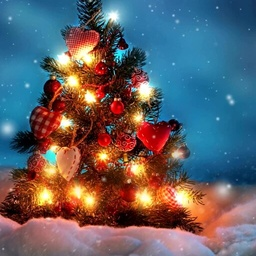
#> input picture test.jpg, 256 x 256 px, shrunk from 512 x 512 before the run, given in place of test2.jpg, which was not available; the run also reads 1 picture not shown here
$ python main.py
#> lines starting #> are read from the running program, lines starting #| are printed output that depends on the picture; pictures that were not available may be replaced by others from this repository, and a replacement may not be noted
import numpy as np
import cv2
from PIL import Image


img = cv2.imread("test2.jpg") #оригинальная картинка
#> img is the input picture: shape (256, 256, 3); mean B, G, R 103.5, 96.9, 98.2
coreimg = cv2.imread("mask.jpg") #маска

b,g,r = cv2.split(img)
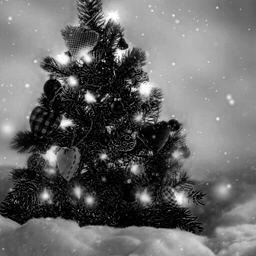
#> b: shape (256, 256); min 0, max 255, mean 103.5
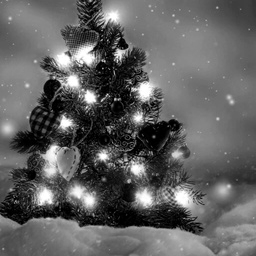
#> g: shape (256, 256); min 0, max 255, mean 96.9
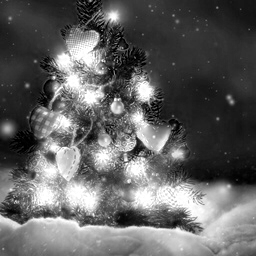
#> r: shape (256, 256); min 0, max 255, mean 98.2
n = len(b)
#> n = 256
n1 = len(b[0])
#> n1 = 256
print(n, n1)
#| 256 256
gr, q,q = cv2.split(coreimg)
keyn = len(gr)
#> keyn = 10


b_final = [[0] * (n1) for i in range(n)]
#> b_final = 256 items
g_final = [[0] * (n1) for i in range(n)]
#> g_final = 256 items
r_final = [[0] * (n1) for i in range(n)]
#> r_final = 256 items


gr = [[round(abs(j-255)/255) for j in i] for i in gr]
#> gr = 10 items, first 6: [0, 0, 0, 1, 1, 1, 1, 0, 0, 0], [0, 0, 1, 1, 1, 1, 1, 1, 0, 0], [0, 1, 1, 1, 1, 1, 1, 1, 1, 0], [1, 1, 1, 1, 1, 1, 1, 1, 1, 1], [1, 1, 1, 1, 1, 1, 1, 1, 1, 1], [1, 1, 1, 1, 1, 1, 1, 1, 1, 1]
gr = np.array(gr)
b = [[(j/255) for j in i] for i in b]
#> b = 256 items
b = np.array(b)
g = [[(j/255) for j in i] for i in g]
#> g = 256 items
g = np.array(g)
r = [[(j/255) for j in i] for i in r]
#> r = 256 items
r = np.array(r)
control_summ = np.sum(gr)
#> control_summ = 76
col_list = [b,g,r]
fin_list = [b_final, g_final, r_final]


for m_count in range(3):
    m = np.zeros((n + keyn // 2 * 2, n1 + keyn//2*2))
    print(len(m), len(m[0]))
    for i in range(len(col_list[m_count])):
        for j in range(len(col_list[m_count][0])):
            m[i + keyn //2 ][j + keyn // 2 ] = col_list[m_count][i][j]

    for i in range(keyn // 2 , len(m) - keyn //2):
        for j in range(keyn // 2, len(m[0]) - keyn // 2):
            #m[i][j]
            i_gr = 0
            j_gr = 0
            tms_s = 0

            for tmpi in range(i - keyn // 2, i + keyn //2):
                for tmpj in range(j - keyn // 2, j + keyn // 2):
                    tms_s += gr[i_gr][j_gr] * m[tmpi][tmpj]
                    j_gr += 1
                j_gr = 0
                i_gr += 1

            fin_list[m_count][i - (keyn // 2)][j - (keyn // 2)] = int(tms_s / control_summ * 255)
    print("finished layer number", str(m_count + 1))
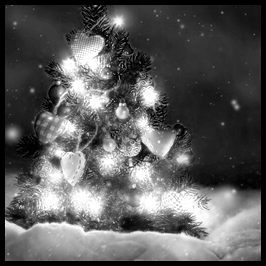
#> m: shape (266, 266) float64; min 0, max 1, mean 0.357
#> after the loop, fin_list = 3 items


new_image_blue = fin_list[2]
#> new_image_blue = 256 items
new_image_green = fin_list[1]
#> new_image_green = 256 items
new_image_red = fin_list[0]
#> new_image_red = 256 items

#np.save('new_image_blue', new_image_blue)
#np.save('new_image_green', new_image_green)
#np.save('new_image_red', new_image_red)

new_rgb = np.dstack([new_image_red, new_image_green, new_image_blue])
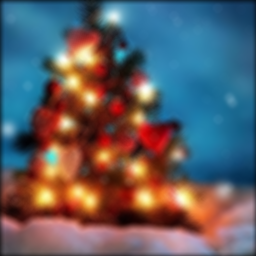
#> new_rgb: shape (256, 256, 3) int64; mean of channels 0, 1, 2 101, 94.8, 96.5; drawn as B, G, R
image = cv2.imwrite("newimage.jpg", new_rgb)
print("saved")
